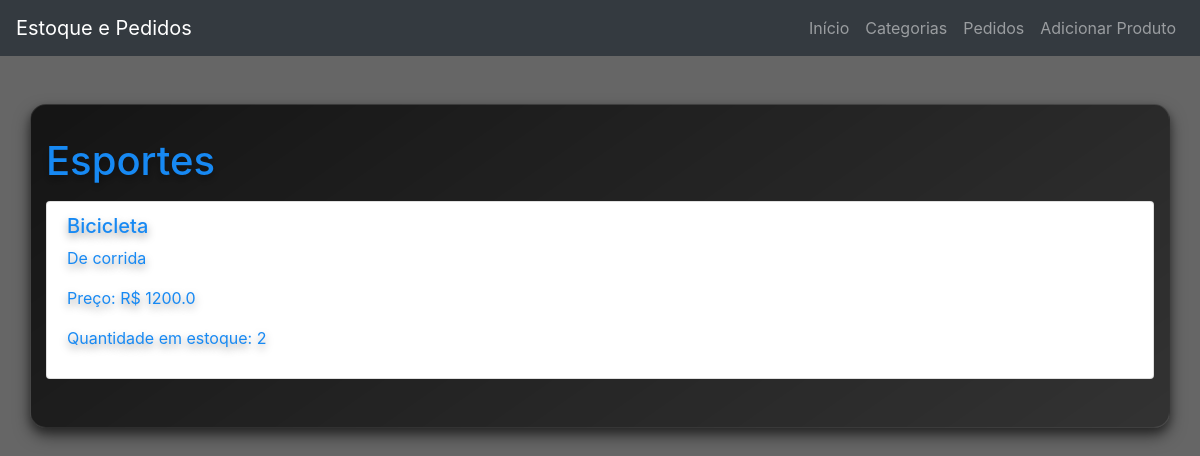
The app's page /category/10, older data.
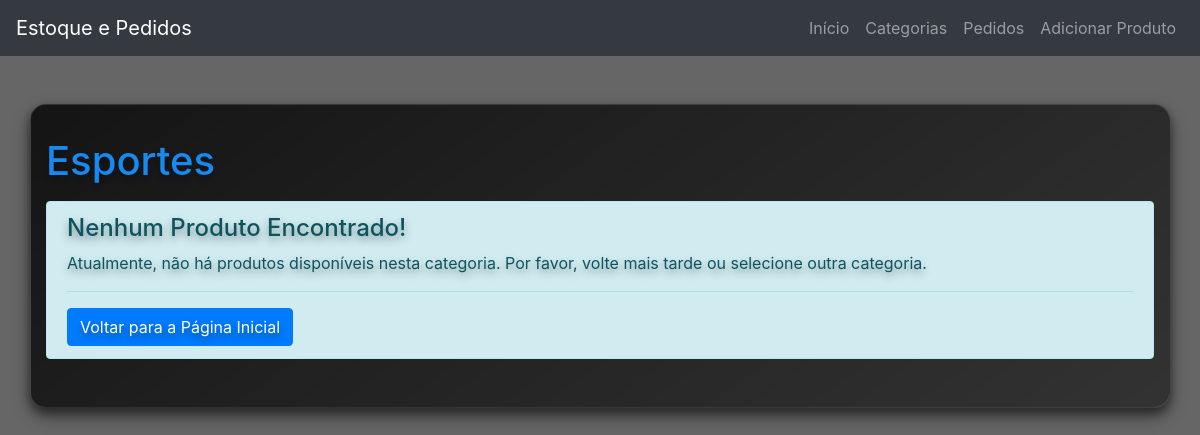
The same page, newer data.
### app/models.py (models this page shows)
class Product(db.Model):
    __tablename__ = 'products'
    id = db.Column(db.Integer, primary_key=True)
    name = db.Column(db.String(100), nullable=False)
    description = db.Column(db.String(200))
    price = db.Column(db.Float, nullable=False)
    quantity_in_stock = db.Column(db.Integer, nullable=False)
    category_id = db.Column(db.Integer, db.ForeignKey('categories.id'), nullable=False)
    image_url = db.Column(db.String(255))
    ordered_items = db.relationship('OrderedItem', backref='product', cascade='all, delete-orphan')

### app/routes.py (the view)
@app.route('/category/<int:category_id>')
def category(category_id):
    try:
        category = Category.query.get_or_404(category_id)
        products = Product.query.filter_by(category_id=category_id).all()
        return render_template('category_products.html', category=category, products=products)
    except Exception as e:
        return f"Erro ao carregar a categoria: {e}", 500

### app/templates/category_products.html (shortened to what this page needs)
{% extends 'base.html' %}
{% block content %}
    <h1>{{ category.name }}</h1>
    {% if products %}
        <ul class="list-group mt-3">
            {% for product in products %}
            <li class="list-group-item">
                <h5>{{ product.name }}</h5>
                <p>{{ product.description }}</p>
                <p>Preço: R$ {{ product.price }}</p>
                <p>Quantidade em estoque: {{ product.quantity_in_stock }}</p>
            </li>
            {% endfor %}
        </ul>
    {% else %}
        <div class="alert alert-info mt-3" role="alert">
            <h4 class="alert-heading">Nenhum Produto Encontrado!</h4>
            <p>Atualmente, não há produtos disponíveis nesta categoria. Por favor, volte mais tarde ou selecione outra categoria.</p>
            <hr>
            <p class="mb-0">
                <a class="btn btn-primary" href="{{ url_for('index') }}">Voltar para a Página Inicial</a>
            </p>
        </div>
    {% endif %}
{% endblock %}

Row changes from the older to the newer data that the page shows:
removed Product: name "Bicicleta", description "De corrida", price "1200.0", quantity_in_stock "2"
Text that changed along with them:
text now shown: "Nenhum Produto Encontrado! Atualmente, não há produtos disponíveis nesta categoria. Por favor, volte mais tarde ou selecione outra categoria. Voltar para a Página Inicial"
